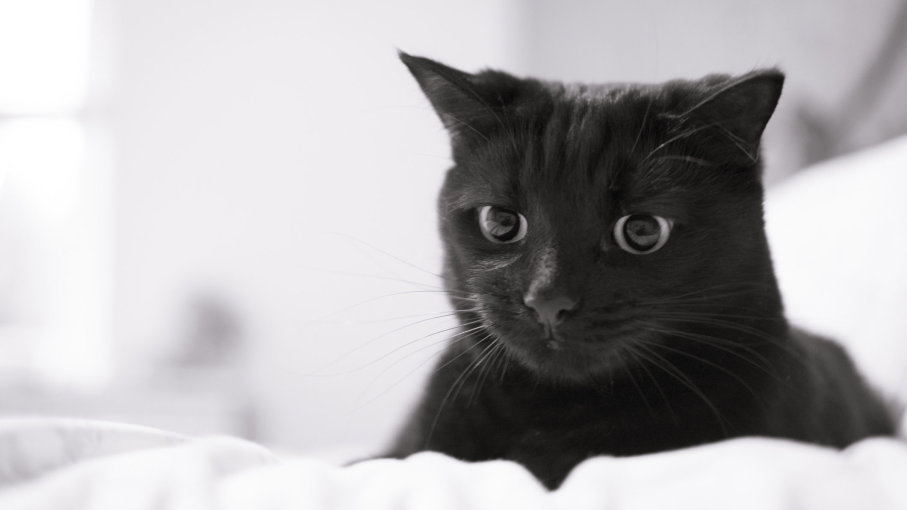
%> input picture LAB5.2/Scripts/tesla-cat.jpg, 907 x 510 px
$ octave Sesio6.m   (GNU Octave 9; MATLAB toolbox functions it lacks are replaced by stand-ins)
%> lines starting %> are read from the running program, lines starting %| are printed output that depends on the picture; in (x1, y1, x2, y2) boxes, pixels count from 0 and x2, y2 are one past the last pixel; in counts of white or black regions, pixels touching at a corner belong together; the program's own positions count from 1
clc;
clear all;
I = imread('tesla-cat.jpg');
%> I is the input picture: size 510x907x3 uint8; mean R, G, B 174.3, 172.8, 174.5
I2 = rgb2gray(I);
BW = im2bw(I,95/255);
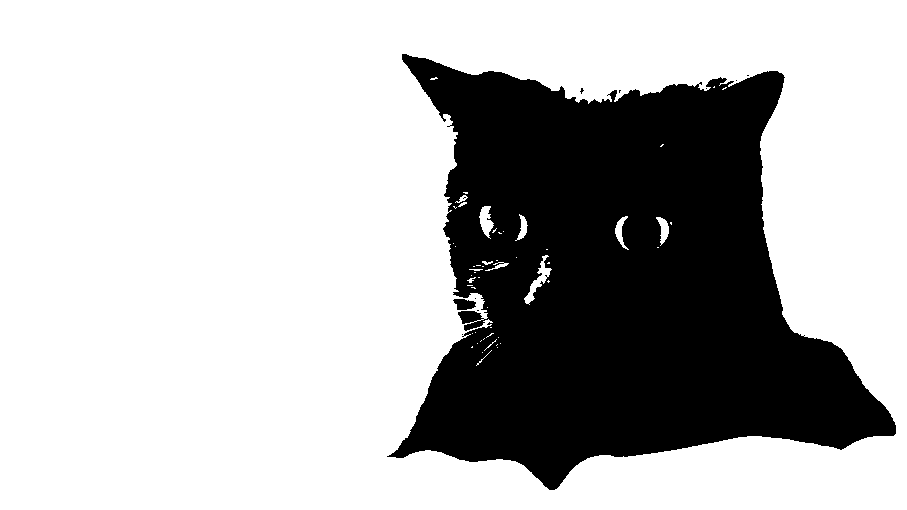
%> BW: size 510x907 logical; 71.6% white; 11 black regions (9 under 20 px)
%simshow(BW);

C = bwconncomp(BW);
%> C = 54 connected components

J = I2;
J(C.PixelIdxList{1}) = 100;
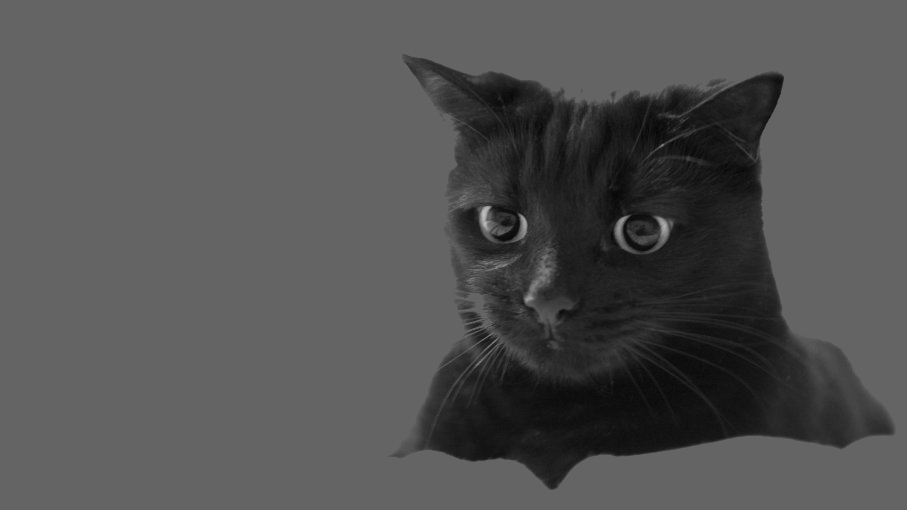
%> J: size 510x907 uint8; min 5, max 190, mean 82.5
imshow(J,[]);
np = cellfun(@numel,C.PixelIdxList);
%> np = 54 values, max 329778 at index 1, min 1 at index 4, mean 6135.6

[v, index] = max(np);
%> v = 329778; index = 1

J(C.PixelIdxList{index}) = 255;
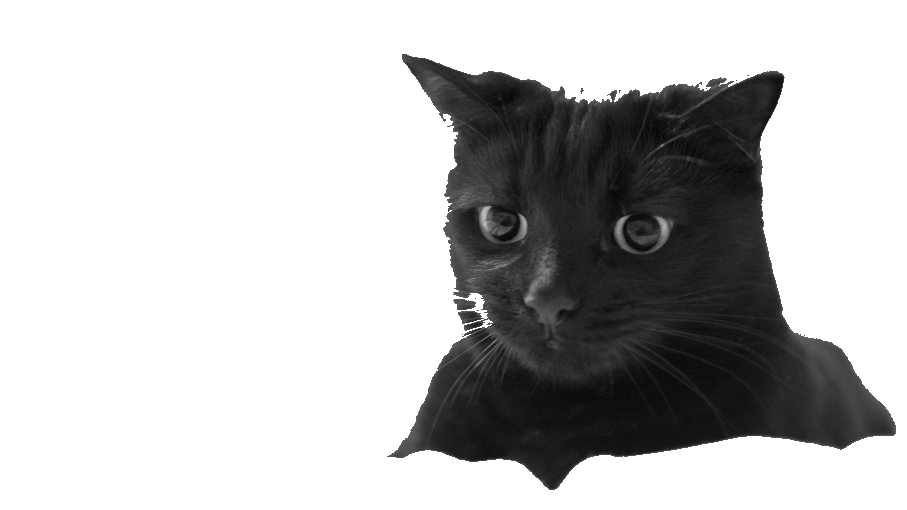
%> J: size 510x907 uint8; min 5, max 255, mean 193
B = zeros(size(I));
B(C.PixelIdxList{index}) = 1;  %mascara
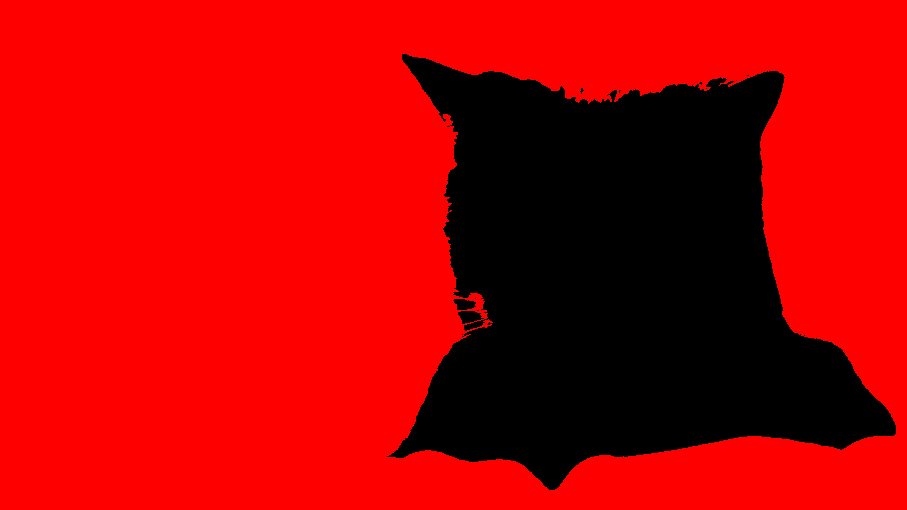
%> B: size 510x907x3 double; mean R, G, B 0.713, 0, 0
%imshow(B,[]);

NI = I + 64*uint8(B); %aclarim la moneda de la mascara
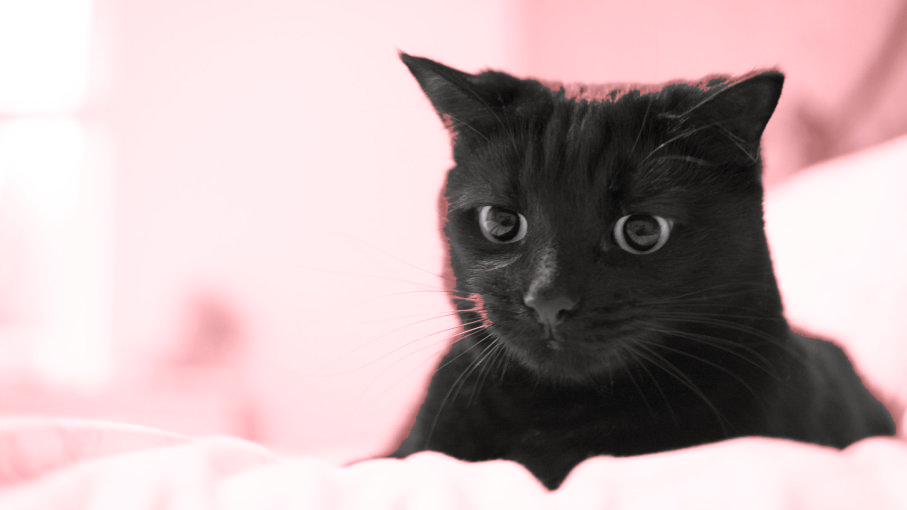
%> NI: size 510x907x3 uint8; mean R, G, B 191.3, 172.8, 174.5
%imshow(I);
%figure;imshow(NI,[]);

S = regionprops(C,'centroid', 'BoundingBox');
%> S = 54 regions; largest, box (x1, y1, x2, y2) and Centroid: (0, 0, 907, 510) [387.2 244.9], (524, 255, 552, 305) [538.9 281.3], (479, 206, 494, 239) [486.6 221.3], (615, 216, 629, 250) [621.2 231.9], (656, 217, 669, 246) [664 230]
S.BoundingBox;


%%%%% K-means

K = kmeans(double(I(:)),2);
Ic = reshape(K,size(I));
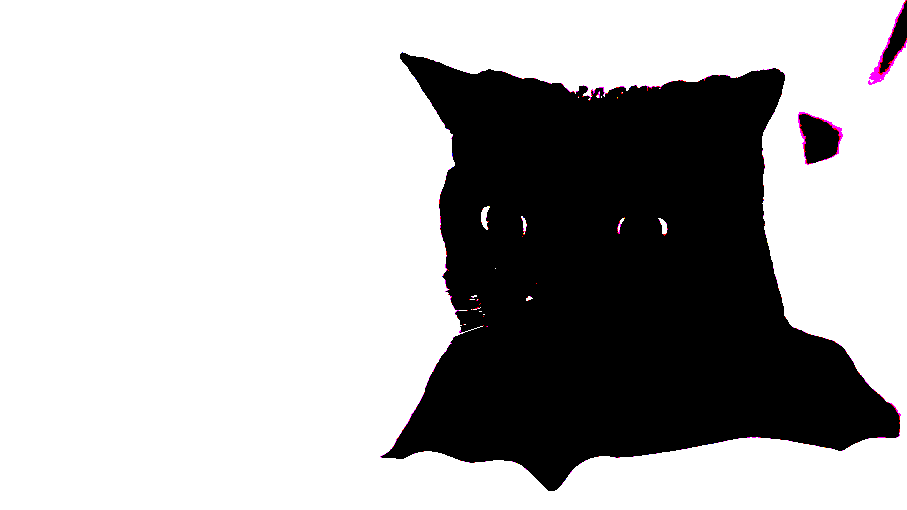
%> Ic: size 510x907x3 double; mean R, G, B 1.7, 1.7, 1.7; drawn with min black and max white
%imshow(I);
%figure;imshow(Ic,[]);

I = imread('money.tif');
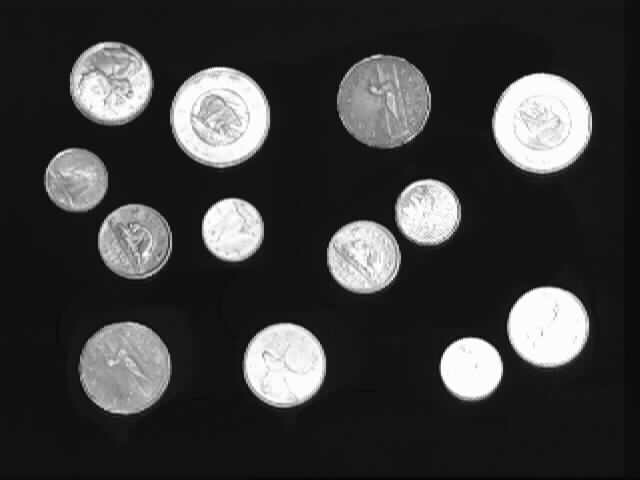
%> input picture LAB4/Scripts/money.tif, 640 x 480 px
%> I is the input picture: size 480x640 uint8; min 0, max 255, mean 59.4
imshow(I);
%> (the run ends here)
